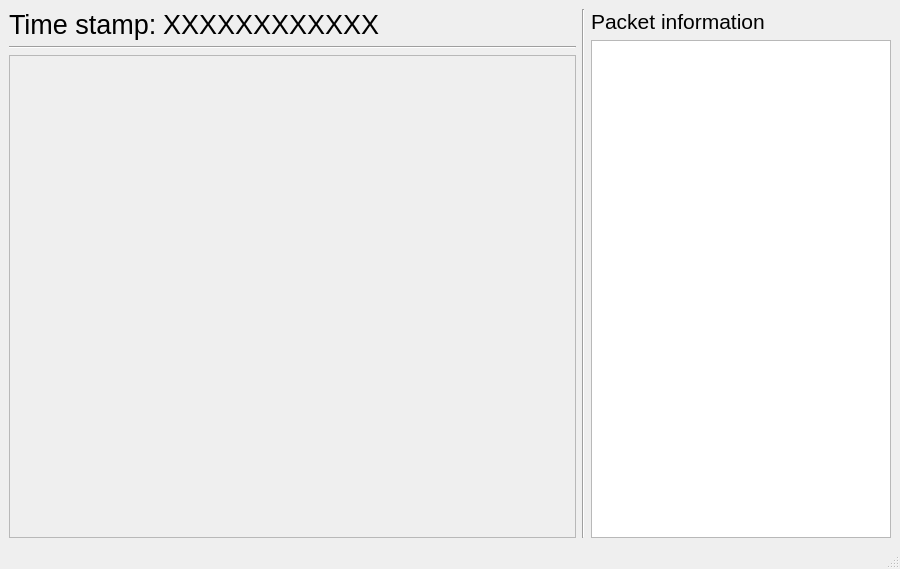
<?xml version="1.0" encoding="UTF-8"?>
<ui version="4.0">
 <class>MainWindow</class>
 <widget class="QMainWindow" name="MainWindow">
  <property name="geometry">
   <rect>
    <x>0</x>
    <y>0</y>
    <width>900</width>
    <height>569</height>
   </rect>
  </property>
  <property name="windowTitle">
   <string>ADC Viewer</string>
  </property>
  <widget class="QWidget" name="centralwidget">
   <layout class="QHBoxLayout" name="horizontalLayout">
    <item>
     <layout class="QVBoxLayout" name="dataLayout">
      <item>
       <layout class="QHBoxLayout" name="ts_layout">
        <property name="spacing">
         <number>-1</number>
        </property>
        <item>
         <widget class="QLabel" name="timeStampLabel">
          <property name="sizePolicy">
           <sizepolicy hsizetype="Fixed" vsizetype="Minimum">
            <horstretch>0</horstretch>
            <verstretch>0</verstretch>
           </sizepolicy>
          </property>
          <property name="font">
           <font>
            <pointsize>20</pointsize>
           </font>
          </property>
          <property name="text">
           <string>Time stamp:</string>
          </property>
         </widget>
        </item>
        <item>
         <widget class="QLabel" name="timeStamp">
          <property name="sizePolicy">
           <sizepolicy hsizetype="Preferred" vsizetype="Minimum">
            <horstretch>0</horstretch>
            <verstretch>0</verstretch>
           </sizepolicy>
          </property>
          <property name="font">
           <font>
            <pointsize>20</pointsize>
           </font>
          </property>
          <property name="text">
           <string>XXXXXXXXXXXX</string>
          </property>
         </widget>
        </item>
       </layout>
      </item>
      <item>
       <widget class="Line" name="divider">
        <property name="orientation">
         <enum>Qt::Horizontal</enum>
        </property>
       </widget>
      </item>
      <item>
       <widget class="QFrame" name="plotFrame">
        <property name="sizePolicy">
         <sizepolicy hsizetype="Expanding" vsizetype="Expanding">
          <horstretch>0</horstretch>
          <verstretch>0</verstretch>
         </sizepolicy>
        </property>
        <property name="frameShape">
         <enum>QFrame::StyledPanel</enum>
        </property>
        <property name="frameShadow">
         <enum>QFrame::Raised</enum>
        </property>
       </widget>
      </item>
     </layout>
    </item>
    <item>
     <widget class="Line" name="line">
      <property name="font">
       <font>
        <pointsize>34</pointsize>
       </font>
      </property>
      <property name="orientation">
       <enum>Qt::Vertical</enum>
      </property>
     </widget>
    </item>
    <item>
     <layout class="QVBoxLayout" name="statsLayout">
      <item>
       <widget class="QLabel" name="statsLabel">
        <property name="maximumSize">
         <size>
          <width>300</width>
          <height>16777215</height>
         </size>
        </property>
        <property name="font">
         <font>
          <pointsize>16</pointsize>
         </font>
        </property>
        <property name="text">
         <string>Packet information</string>
        </property>
       </widget>
      </item>
      <item>
       <widget class="QTableView" name="tableView">
        <property name="sizePolicy">
         <sizepolicy hsizetype="Minimum" vsizetype="Expanding">
          <horstretch>0</horstretch>
          <verstretch>0</verstretch>
         </sizepolicy>
        </property>
        <property name="minimumSize">
         <size>
          <width>300</width>
          <height>0</height>
         </size>
        </property>
        <property name="maximumSize">
         <size>
          <width>300</width>
          <height>16777215</height>
         </size>
        </property>
       </widget>
      </item>
     </layout>
    </item>
   </layout>
  </widget>
  <widget class="QMenuBar" name="menubar">
   <property name="geometry">
    <rect>
     <x>0</x>
     <y>0</y>
     <width>900</width>
     <height>22</height>
    </rect>
   </property>
  </widget>
  <widget class="QStatusBar" name="statusbar"/>
 </widget>
 <resources/>
 <connections/>
</ui>
